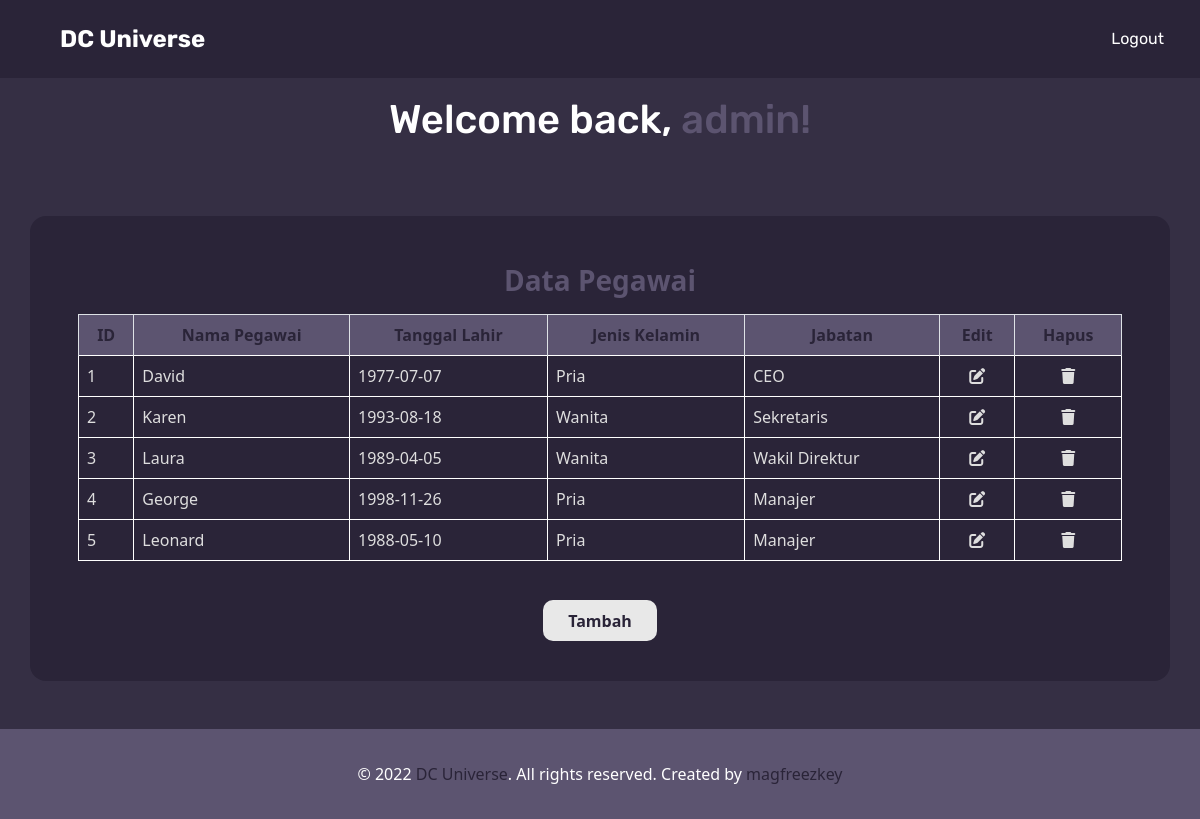
The app's page /dashboard.php (signed in) with its own data.
### tables this page shows
CREATE TABLE `pegawai` (
  `id_pegawai` int(11) NOT NULL,
  `nama_pegawai` varchar(255) NOT NULL,
  `tgl_lahir` date NOT NULL,
  `jenis_kelamin` varchar(10) NOT NULL,
  `jabatan` varchar(50) NOT NULL
);

### dashboard.php (the view, shortened to what this page needs)
<!DOCTYPE html>
<html lang="en">
  <head>
    <link rel="stylesheet" href="./css/dashboard.css" />
    <link href="https://cdn.jsdelivr.net/npm/bootstrap@5.2.3/dist/css/bootstrap.min.css" rel="stylesheet" />
  </head>
  <body>
    <header>
      <nav class="navbar navbar-expand-lg fixed-top py-3">
        <div class="container-fluid">
          <a class="navbar-brand ps-5" href="#">DC Universe</a>
          <div class="collapse navbar-collapse" id="navbarSupportedContent">
            <ul class="navbar-nav ms-auto mb-2 mb-lg-0 navitem">
              <li class="nav-item">
                <a class="nav-link px-4" href="logout.php">Logout</a>
              </li>
            </ul>
          </div>
        </div>
      </nav>
    </header>
    <header class="text-center">
      <h1>Welcome back, <span><?php echo $_SESSION["user_username"] ?>!</span></h1>
    </header>
    <section>
      <div class="container p-5">
        <h3>Data Pegawai</h3>
        <table class="table table-bordered">
          <thead>
            <tr>
              <th scope="col">ID</th>
              <th scope="col">Nama Pegawai</th>
              <th scope="col">Tanggal Lahir</th>
              <th scope="col">Jenis Kelamin</th>
              <th scope="col">Jabatan</th>
              <th class="text-center" scope="col">Edit</th>
              <th class="text-center" scope="col">Hapus</th>
            </tr>
          </thead>
          <tbody>
            <?php
              $query = mysqli_query($conn, "SELECT * FROM pegawai ORDER BY id_pegawai ASC");
              while($data = mysqli_fetch_array($query)) {
            ?>
            <tr>
              <td><?php echo $data['id_pegawai']; ?></td>
              <td><?php echo $data['nama_pegawai']; ?></td>
              <td><?php echo $data['tgl_lahir']; ?></td>
              <td><?php echo $data['jenis_kelamin']; ?></td>
              <td><?php echo $data['jabatan']; ?></td>
              <td class="text-center"><a href="<?php echo 'edit-pegawai.php?id='. $data['id_pegawai']; ?>"><i class="fa-solid fa-pen-to-square"></i></a></td>
              <td class="text-center"><a href="<?php echo 'hapus-pegawai.php?id='. $data['id_pegawai']; ?>"><i class="fa-solid fa-trash"></i></a></td>
            </tr>
            <?php
              }
            ?>
          </tbody>
        </table>
        <div class="text-center mt-5">
          <a class="btn-tambah" href="add-pegawai.php">Tambah</a>
        </div>
      </div>
    </section>
    <footer class="mt-5">
      <div class="mini-footer">
        <div class="container">
          <div class="row">
            <div class="col-md-12">
              <div class="copyright-text">
                <p>
                  © 2022 <a href="#">DC Universe</a>. All rights reserved. Created by
                  <a href="#">magfreezkey</a>
                </p>
              </div>
            </div>
          </div>
        </div>
      </div>
    </footer>
  </body>
</html>

### dashboard.css (style rules this page uses)
*, *::before, *::after { box-sizing: border-box; margin: 0; padding: 0; font: inherit; }
body, h1, h2, h3, h4, p, figure, blockquote, dl, dd { margin: 0; }
body { min-height: 100vh; font-family: "Poppins", sans-serif; text-rendering: optimizeSpeed; line-height: 1.5; background: #352f44 !important; }
a:not([class]) { text-decoration-skip-ink: auto; }
.navbar { background-color: #2a2438; }
.navbar-brand { color: #fff !important; font-family: "Rubik", sans-serif; font-weight: bold; font-size: 1.5rem !important; transition: color 200ms ease-in-out; }
.nav-link { font-family: "Rubik", sans-serif; color: #fff !important; }
header h1 { color: #fff; font-family: "Rubik", sans-serif; padding-top: 6rem; }
header h1 span { color: #5c5470; }
section { padding-top: 4rem; }
section .container { background-color: #2a2438; border-radius: 1rem; }
section h3 { color: #5c5470; font-weight: bold; margin-bottom: 1rem; text-align: center; }
section .table th { font-weight: 600; text-align: center; background-color: #5c5470; }
section .table td, th { border: 1px solid #fff; border-collapse: collapse; color: hsl(0, 0%, 87%); }
section .table th { color: #2a2438; }
section i { color: hsl(0, 0%, 87%); transition: color 200ms ease-in-out; }
.btn-tambah { padding: .6rem 1.6rem; border: none; outline: none; border-radius: 10px; color: #2a2438; z-index: 1; background: hsl(0, 0%, 91%); position: relative; font-weight: 600; font-size: 1rem; transition: all 250ms; overflow: hidden; text-decoration: none; }
.btn-tambah::before { content: ""; border: none; outline: none; text-decoration: none; position: absolute; top: 0; left: 0; height: 100%; width: 0; border-radius: 10px; background-color: #5c5470; z-index: -1; transition: all 250ms; }
.mini-footer { background: #5c5470; text-align: center; padding: 2rem 0; }
.mini-footer p { margin: 0; line-height: 1.625rem; font-size: 1rem; color: #fff; }
.mini-footer p a { text-decoration: none; color: #2a2438; }

### records on screen
pegawai: id_pegawai "1", nama_pegawai "David", tgl_lahir "1977-07-07", jenis_kelamin "Pria", jabatan "CEO"
pegawai: id_pegawai "2", nama_pegawai "Karen", tgl_lahir "1993-08-18", jenis_kelamin "Wanita", jabatan "Sekretaris"
pegawai: id_pegawai "3", nama_pegawai "Laura", tgl_lahir "1989-04-05", jenis_kelamin "Wanita", jabatan "Wakil Direktur"
pegawai: id_pegawai "4", nama_pegawai "George", tgl_lahir "1998-11-26", jenis_kelamin "Pria", jabatan "Manajer"
pegawai: id_pegawai "5", nama_pegawai "Leonard", tgl_lahir "1988-05-10", jenis_kelamin "Pria", jabatan "Manajer"

### other values on screen
$_SESSION["user_username"] "admin"
